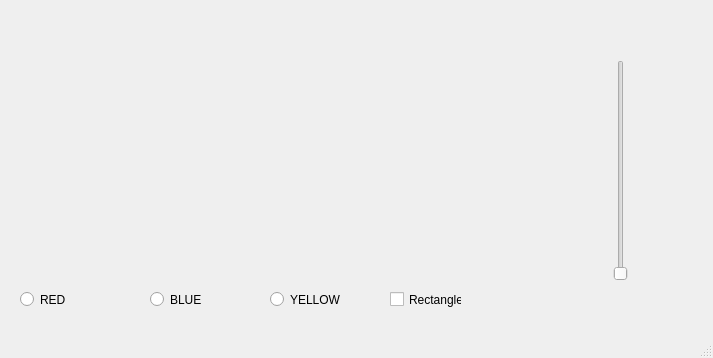
<?xml version="1.0" encoding="UTF-8"?>
<ui version="4.0">
 <class>MainWindow</class>
 <widget class="QMainWindow" name="MainWindow">
  <property name="geometry">
   <rect>
    <x>0</x>
    <y>0</y>
    <width>713</width>
    <height>358</height>
   </rect>
  </property>
  <property name="windowTitle">
   <string>MainWindow</string>
  </property>
  <widget class="QWidget" name="centralwidget">
   <widget class="QRadioButton" name="red">
    <property name="geometry">
     <rect>
      <x>20</x>
      <y>290</y>
      <width>84</width>
      <height>19</height>
     </rect>
    </property>
    <property name="text">
     <string>RED</string>
    </property>
   </widget>
   <widget class="QRadioButton" name="blue">
    <property name="geometry">
     <rect>
      <x>150</x>
      <y>290</y>
      <width>84</width>
      <height>19</height>
     </rect>
    </property>
    <property name="text">
     <string>BLUE</string>
    </property>
   </widget>
   <widget class="QRadioButton" name="yellow">
    <property name="geometry">
     <rect>
      <x>270</x>
      <y>290</y>
      <width>84</width>
      <height>19</height>
     </rect>
    </property>
    <property name="text">
     <string>YELLOW</string>
    </property>
   </widget>
   <widget class="QSlider" name="slider">
    <property name="geometry">
     <rect>
      <x>600</x>
      <y>60</y>
      <width>41</width>
      <height>221</height>
     </rect>
    </property>
    <property name="orientation">
     <enum>Qt::Vertical</enum>
    </property>
   </widget>
   <widget class="QCheckBox" name="rect">
    <property name="geometry">
     <rect>
      <x>390</x>
      <y>290</y>
      <width>72</width>
      <height>19</height>
     </rect>
    </property>
    <property name="text">
     <string>Rectangle</string>
    </property>
   </widget>
  </widget>
  <widget class="QMenuBar" name="menubar">
   <property name="geometry">
    <rect>
     <x>0</x>
     <y>0</y>
     <width>713</width>
     <height>20</height>
    </rect>
   </property>
  </widget>
  <widget class="QStatusBar" name="statusbar"/>
 </widget>
 <resources/>
 <connections/>
</ui>
